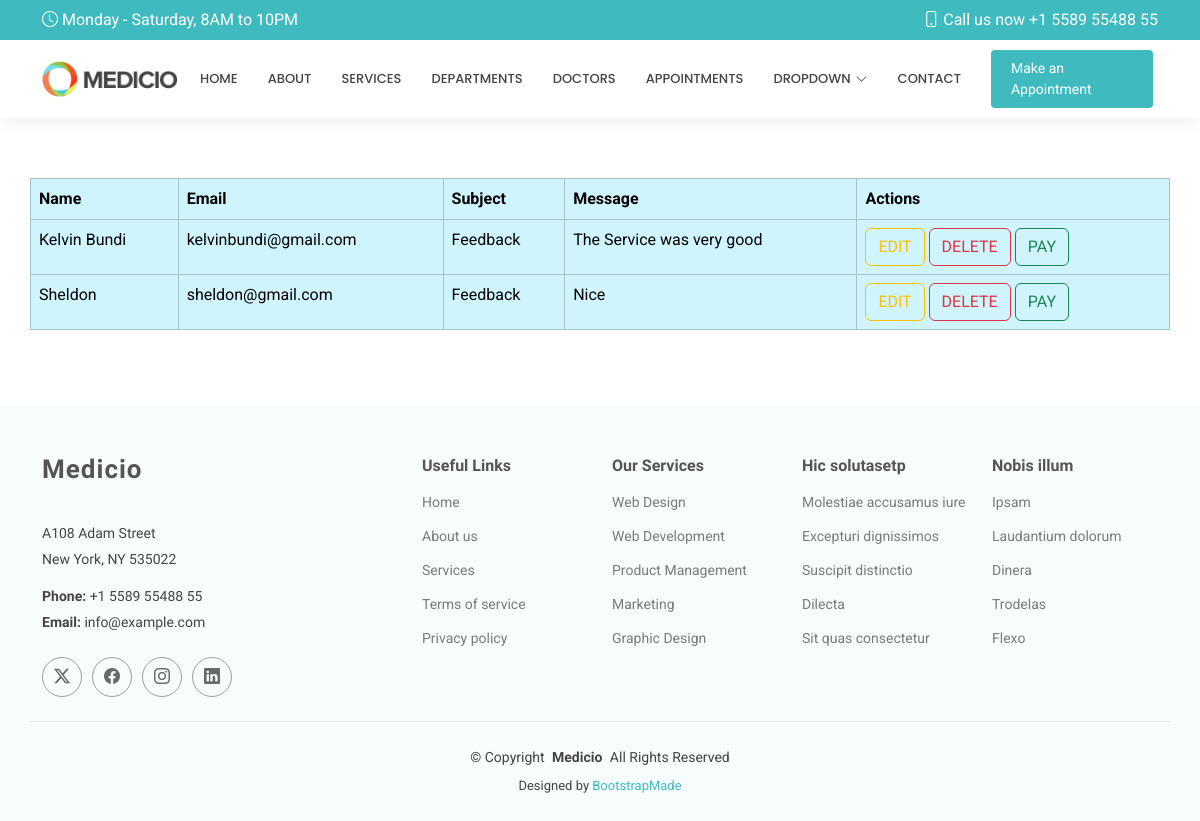
The app's page /showcontacts/, older data.
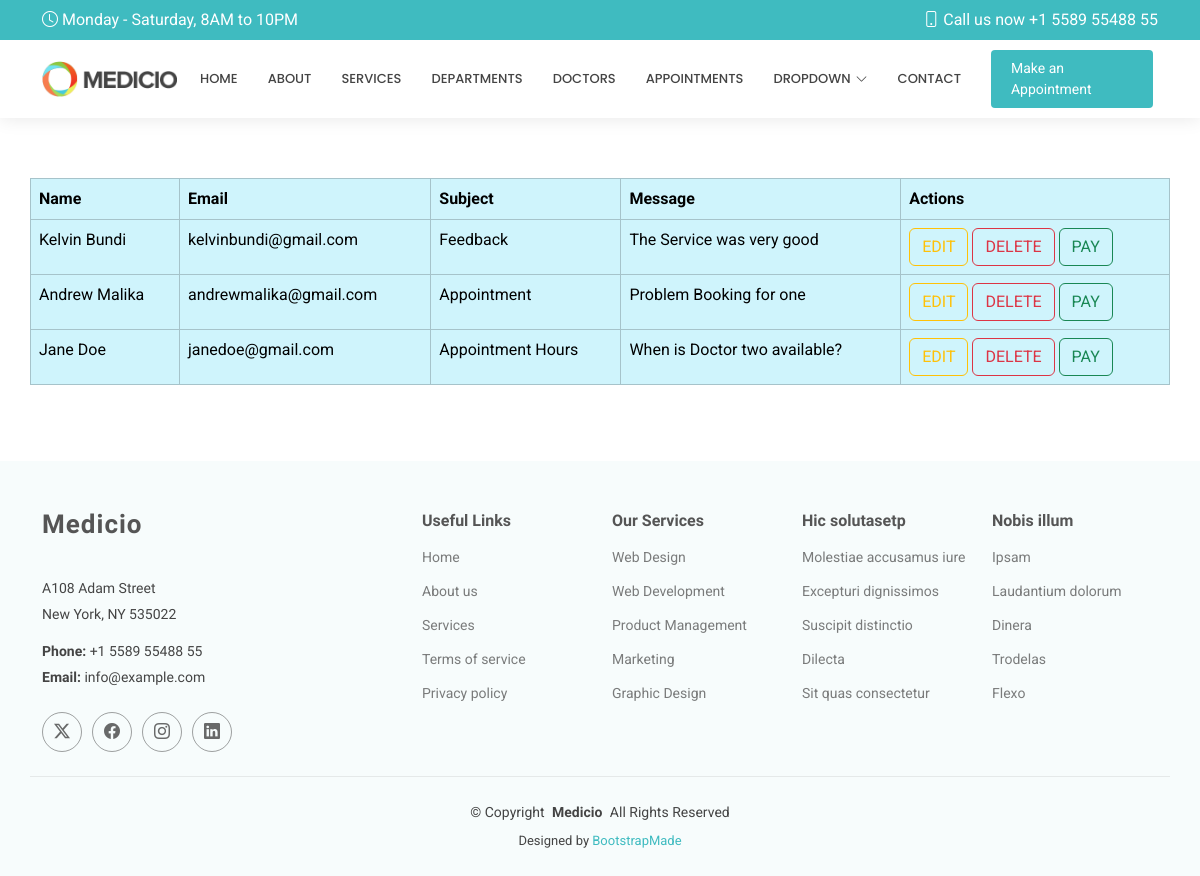
The same page, newer data.
### myapp/models.py (models this page shows, shortened)
class Contacts(models.Model):
    name = models.CharField(max_length=100)
    email = models.EmailField()
    subject = models.CharField(max_length=50)
    message = models.TextField()

### myapp/views.py (the view)
# urls.py: path('showcontacts/', views.showcontacts, name='showcontacts'),
def showcontacts(request):
    allcontacts = Contacts.objects.all()
    return render(request,'showcontacts.html',{'contact':allcontacts})

### templates/showcontacts.html
{% extends 'starter-page.html' %}
{% load static %}
{% block body %}
	<table class="table table-bordered table-info container">
    <thead>
    <tr>
        <th>Name</th>
        <th>Email</th>
        <th>Subject</th>
        <th>Message</th>
        <th>Actions</th>
    </tr>
    </thead>
    <tbody>
    {% for x in contact %}
        <tr>
        <td>{{ x.name }}</td>
        <td>{{ x.email }}</td>
        <td>{{ x.subject }}</td>
        <td>{{ x.message }}</td>
        <td>
            <a href="/editcontacts/{{ x.id }}" class="btn btn-outline-warning">EDIT</a>
            <a href="/deletecontacts/{{ x.id }}" class="btn btn-outline-danger">DELETE</a>
            <a href="" class="btn btn-outline-success">PAY</a>
        </td>
        </tr>
    {% endfor %}
    </tbody>
    </table>
{% endblock %}

### templates/starter-page.html (shortened to what this page needs)
<!DOCTYPE html>
<html lang="en">
<head>
    {% load static %}
  <link href="{% static 'assets/vendor/bootstrap/css/bootstrap.min.css' %}" rel="stylesheet">
  <link href="{% static 'assets/vendor/bootstrap-icons/bootstrap-icons.css' %}" rel="stylesheet">
  <link href="{% static 'assets/vendor/aos/aos.css' %}" rel="stylesheet">
  <link href="{% static 'assets/vendor/fontawesome-free/css/all.min.css' %}" rel="stylesheet">
  <link href="{% static 'assets/vendor/glightbox/css/glightbox.min.css' %}" rel="stylesheet">
  <link href="{% static 'assets/vendor/swiper/swiper-bundle.min.css' %}" rel="stylesheet">
  <link href="{% static 'assets/css/main.css' %}" rel="stylesheet">
</head>
<body class="starter-page-page">
  <header id="header" class="header sticky-top">
    <div class="topbar d-flex align-items-center">
      <div class="container d-flex justify-content-center justify-content-md-between">
        <div class="d-none d-md-flex align-items-center">
          <i class="bi bi-clock me-1"></i> Monday - Saturday, 8AM to 10PM
        </div>
        <div class="d-flex align-items-center">
          <i class="bi bi-phone me-1"></i> Call us now +1 5589 55488 55
        </div>
      </div>
    </div>
    <div class="branding d-flex align-items-center">
      <div class="container position-relative d-flex align-items-center justify-content-end">
        <a href="index.html" class="logo d-flex align-items-center me-auto">
          <img src="{% static 'assets/img/logo.png' %}" alt="">
        </a>
        <nav id="navmenu" class="navmenu">
          <ul>
            <li><a href="{% url 'index' %}">Home</a></li>
            <li><a href="{% url 'about' %}">About</a></li>
            <li><a href="{% url 'myservice' %}">Services</a></li>
            <li><a href="{% url 'departments' %}">Departments</a></li>
            <li><a href="{% url 'doctors' %}">Doctors</a></li>
            <li><a href="{% url 'appointment' %}">Appointments</a></li>
            <li class="dropdown"><a href="#"><span>Dropdown</span> <i class="bi bi-chevron-down toggle-dropdown"></i></a>
            </li>
            <li><a href="{% url 'contacts' %}">Contact</a></li>
          </ul>
        </nav>
        <a class="cta-btn" href="{% url 'appointment' %}">Make an Appointment</a>
      </div>
    </div>
  </header>
  <main class="main">
    <section id="starter-section" class="starter-section section">
    {% block body %}
    {% endblock %}
    </section>
  </main>
  <footer id="footer" class="footer light-background">
    <div class="container footer-top">
      <div class="row gy-4">
        <div class="col-lg-4 col-md-6 footer-about">
          <a href="index.html" class="logo d-flex align-items-center">
            <span class="sitename">Medicio</span>
          </a>
          <div class="footer-contact pt-3">
            <p>A108 Adam Street</p>
            <p>New York, NY 535022</p>
            <p class="mt-3"><strong>Phone:</strong> <span>+1 5589 55488 55</span></p>
            <p><strong>Email:</strong> <span>info@example.com</span></p>
          </div>
          <div class="social-links d-flex mt-4">
            <a href=""><i class="bi bi-twitter-x"></i></a>
            <a href=""><i class="bi bi-facebook"></i></a>
            <a href=""><i class="bi bi-instagram"></i></a>
            <a href=""><i class="bi bi-linkedin"></i></a>
          </div>
        </div>
        <div class="col-lg-2 col-md-3 footer-links">
          <h4>Useful Links</h4>
          <ul>
            <li><a href="#">Home</a></li>
            <li><a href="#">About us</a></li>
            <li><a href="#">Services</a></li>
            <li><a href="#">Terms of service</a></li>
            <li><a href="#">Privacy policy</a></li>
          </ul>
        </div>
        <div class="col-lg-2 col-md-3 footer-links">
          <h4>Our Services</h4>
          <ul>
            <li><a href="#">Web Design</a></li>
            <li><a href="#">Web Development</a></li>
            <li><a href="#">Product Management</a></li>
            <li><a href="#">Marketing</a></li>
            <li><a href="#">Graphic Design</a></li>
          </ul>
        </div>
        <div class="col-lg-2 col-md-3 footer-links">
          <h4>Hic solutasetp</h4>
          <ul>
            <li><a href="#">Molestiae accusamus iure</a></li>
            <li><a href="#">Excepturi dignissimos</a></li>
            <li><a href="#">Suscipit distinctio</a></li>
            <li><a href="#">Dilecta</a></li>
            <li><a href="#">Sit quas consectetur</a></li>
          </ul>
        </div>
        <div class="col-lg-2 col-md-3 footer-links">
          <h4>Nobis illum</h4>
          <ul>
            <li><a href="#">Ipsam</a></li>
            <li><a href="#">Laudantium dolorum</a></li>
            <li><a href="#">Dinera</a></li>
            <li><a href="#">Trodelas</a></li>
            <li><a href="#">Flexo</a></li>
          </ul>
        </div>
      </div>
    </div>
    <div class="container copyright text-center mt-4">
      <p>© <span>Copyright</span> <strong class="px-1 sitename">Medicio</strong> <span>All Rights Reserved</span></p>
      <div class="credits">
        Designed by <a href="https://bootstrapmade.com/">BootstrapMade</a>
      </div>
    </div>
  </footer>
</body>
</html>

### static/assets/css/main.css (style rules this page uses)
:root { --default-font: "Roboto", system-ui, -apple-system, "Segoe UI", Roboto, "Helvetica Neue", Arial, "Noto Sans", "Liberation Sans", sans-serif, "Apple Color Emoji", "Segoe UI Emoji", "Segoe UI Symbol", "Noto Color Emoji"; --heading-font: "Raleway", sans-serif; --nav-font: "Poppins", sans-serif; }
:root { --background-color: #ffffff; --default-color: #444444; --heading-color: #555555; --accent-color: #3fbbc0; --surface-color: #ffffff; --contrast-color: #ffffff; }
:root { --nav-color: #444444; --nav-hover-color: #3fbbc0; --nav-mobile-background-color: #ffffff; --nav-dropdown-background-color: #ffffff; --nav-dropdown-color: #444444; --nav-dropdown-hover-color: #3fbbc0; }
.light-background { --background-color: #f7fcfc; --surface-color: #ffffff; }
:root { scroll-behavior: smooth; }
body { color: var(--default-color); background-color: var(--background-color); font-family: var(--default-font); }
a { color: var(--accent-color); text-decoration: none; transition: 0.3s; }
h1, h2, h3, h4, h5, h6 { color: var(--heading-color); font-family: var(--heading-font); }
.header { color: var(--default-color); background-color: var(--background-color); transition: all 0.5s; z-index: 997; box-shadow: 0px 0 18px rgba(0, 0, 0, 0.1); }
.header .topbar { background-color: var(--accent-color); color: var(--contrast-color); height: 40px; padding: 0; transition: all 0.5s; }
.header .branding { min-height: 60px; padding: 10px 0; }
.header .logo { line-height: 1; }
.header .logo img { max-height: 36px; margin-right: 8px; }
.header .cta-btn, .header .cta-btn:focus { color: var(--contrast-color); background: var(--accent-color); font-size: 14px; padding: 8px 20px; margin: 0 5px 0 30px; border-radius: 4px; transition: 0.3s; }
@media (min-width: 1200px) { .navmenu { padding: 0; } }
@media (min-width: 1200px) { .navmenu ul { margin: 0; padding: 0; display: flex; list-style: none; align-items: center; } }
@media (min-width: 1200px) { .navmenu li { position: relative; } }
@media (min-width: 1200px) { .navmenu a, .navmenu a:focus { color: var(--nav-color); padding: 18px 15px; font-size: 13px; font-family: var(--nav-font); font-weight: 500; text-transform: uppercase; display: flex; align-items: center; justify-content: space-between; white-space: nowrap; transition: 0.3s; } }
@media (min-width: 1200px) { .navmenu a i, .navmenu a:focus i { font-size: 12px; line-height: 0; margin-left: 5px; transition: 0.3s; } }
@media (min-width: 1200px) { .navmenu li:last-child a { padding-right: 0; } }
.footer { color: var(--default-color); background-color: var(--background-color); font-size: 14px; position: relative; }
.footer .footer-top { padding-top: 50px; }
.footer .footer-about .logo { line-height: 1; margin-bottom: 25px; }
.footer .footer-about .logo span { color: var(--heading-color); font-family: var(--heading-font); font-size: 26px; font-weight: 700; letter-spacing: 1px; }
.footer .footer-about p { font-size: 14px; font-family: var(--heading-font); }
.footer .social-links a { display: flex; align-items: center; justify-content: center; width: 40px; height: 40px; border-radius: 50%; border: 1px solid color-mix(in srgb, var(--default-color), transparent 50%); font-size: 16px; color: color-mix(in srgb, var(--default-color), transparent 20%); margin-right: 10px; transition: 0.3s; }
.footer h4 { font-size: 16px; font-weight: bold; position: relative; padding-bottom: 12px; }
.footer .footer-links { margin-bottom: 30px; }
.footer .footer-links ul { list-style: none; padding: 0; margin: 0; }
.footer .footer-links ul li { padding: 10px 0; display: flex; align-items: center; }
.footer .footer-links ul li:first-child { padding-top: 0; }
.footer .footer-links ul a { color: color-mix(in srgb, var(--default-color), transparent 30%); display: inline-block; line-height: 1; }
.footer .footer-contact p { margin-bottom: 5px; }
.footer .copyright { padding: 25px 0; border-top: 1px solid color-mix(in srgb, var(--default-color), transparent 90%); }
.footer .copyright p { margin-bottom: 0; }
.footer .credits { margin-top: 8px; font-size: 13px; }
section, .section { color: var(--default-color); background-color: var(--background-color); padding: 60px 0; scroll-margin-top: 120px; overflow: clip; }

Row changes from the older to the newer data that the page shows:
removed Contacts: name "Sheldon", email "sheldon@gmail.com", subject "Feedback", message "Nice"
added Contacts: name "Andrew Malika", email "andrewmalika@gmail.com", subject "Appointment", message "Problem Booking for one"
added Contacts: name "Jane Doe", email "janedoe@gmail.com", subject "Appointment Hours", message "When is Doctor two available?"
